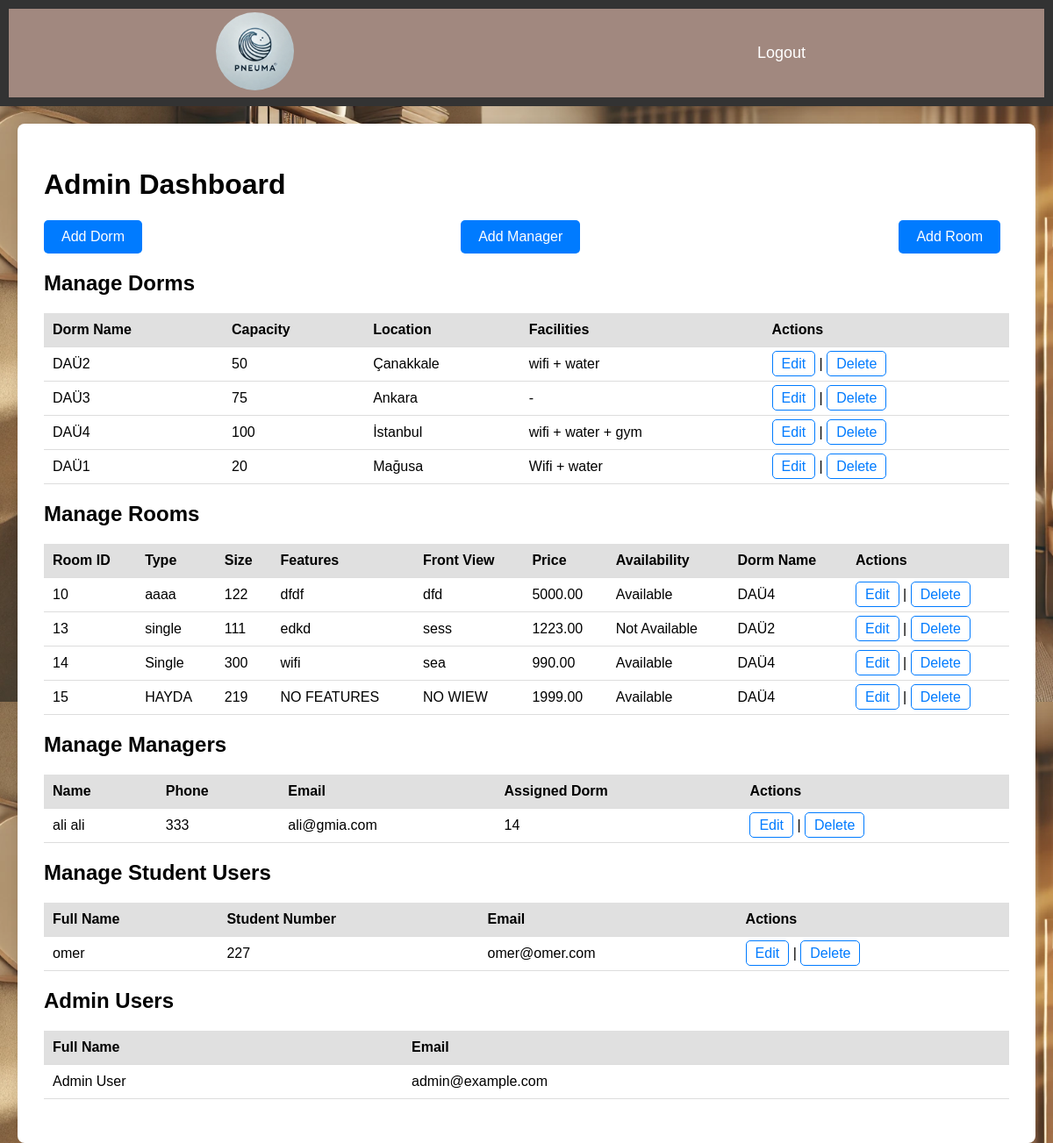
/admin.php (signed in), run on the app's committed database.
### tables this page shows
CREATE TABLE `dorms` (
  `dorm_id` int(11) NOT NULL,
  `dormName` varchar(255) NOT NULL,
  `dormCapacity` int(11) NOT NULL,
  `dormLocation` varchar(255) NOT NULL,
  `dormFacilities` text DEFAULT NULL,
  `image` varchar(255) DEFAULT NULL
);

CREATE TABLE `rooms` (
  `room_id` int(11) NOT NULL,
  `type` varchar(50) NOT NULL,
  `size` int(11) NOT NULL,
  `features` text NOT NULL,
  `front_view` varchar(100) NOT NULL,
  `price` decimal(10,2) NOT NULL,
  `availability` enum('Available','Not Available') DEFAULT 'Available',
  `dorm_id` int(11) NOT NULL
);

CREATE TABLE `managers` (
  `manager_id` int(11) NOT NULL,
  `username` varchar(100) NOT NULL,
  `name` varchar(100) NOT NULL,
  `surname` varchar(100) NOT NULL,
  `dorm_id` int(11) DEFAULT NULL,
  `phone` varchar(15) DEFAULT NULL,
  `email` varchar(100) NOT NULL,
  `password` varchar(255) NOT NULL
);

CREATE TABLE `user` (
  `id` int(11) NOT NULL,
  `full_name` varchar(255) NOT NULL,
  `username` varchar(255) NOT NULL,
  `email` varchar(255) NOT NULL,
  `password` varchar(255) NOT NULL,
  `role` enum('student','admin') NOT NULL DEFAULT 'student',
  `student_number` varchar(50) NOT NULL
);

### admin.php (the view, shortened to what this page needs)
<?php
require 'connect.php';
$dormQuery = "SELECT * FROM dorms";
$dormResult = mysqli_query($conn, $dormQuery);
$managerQuery = "SELECT * FROM managers";
$managerResult = mysqli_query($conn, $managerQuery);
$adminQuery = "SELECT * FROM user WHERE role = 'admin'";
$adminResult = mysqli_query($conn, $adminQuery);
$studentQuery = "SELECT * FROM user WHERE role = 'student'";
$studentResult = mysqli_query($conn, $studentQuery);
$roomQuery = "SELECT r.*, d.dormName
              FROM rooms r
              JOIN dorms d ON r.dorm_id = d.dorm_id";
$roomResult = mysqli_query($conn, $roomQuery);
?>
<!DOCTYPE html>
<html lang="en">
<head>
    <link rel="stylesheet" href="style.css">
</head>
<body id="background">
<header class="navigator">
    <ul>
        <li><img src="img/logo.jpeg" alt="Logo"></li>
        <li><a href="logout.php">Logout</a></li>
    </ul>
</header>
    <div id="adminDiv">
        <h1 class="text-center">Admin Dashboard</h1>
        <div class="button-group">
            <a href="dormAdd.php" class="btn">Add Dorm</a>
            <a href="managerForm.php" class="btn">Add Manager</a>
            <a href="addRooms.php" class="btn">Add Room</a>
        </div>
        <h2 class="section-title">Manage Dorms</h2>
        <table class="table">
            <tr>
                <th>Dorm Name</th>
                <th>Capacity</th>
                <th>Location</th>
                <th>Facilities</th>
                <th>Actions</th>
            </tr>
            <?php while ($row = mysqli_fetch_assoc($dormResult)) { ?>
                <tr>
                    <td><?php echo isset($row['dormName']) ? $row['dormName'] : 'N/A'; ?></td>
                    <td><?php echo isset($row['dormCapacity']) ? $row['dormCapacity'] : 'N/A'; ?></td>
                    <td><?php echo isset($row['dormLocation']) ? $row['dormLocation'] : 'N/A'; ?></td>
                    <td><?php echo isset($row['dormFacilities']) ? $row['dormFacilities'] : 'N/A'; ?></td>
                    <td><a href="editDorm.php?id=<?php echo $row['dorm_id']; ?>" class="action-btn">Edit</a> | <a href="deleteDorm.php?id=<?php echo $row['dorm_id']; ?>" class="action-btn">Delete</a></td>
                </tr>
            <?php } ?>
        </table>
        <h2 class="section-title">Manage Rooms</h2>
        <table class="table">
            <tr>
                <th>Room ID</th>
                <th>Type</th>
                <th>Size</th>
                <th>Features</th>
                <th>Front View</th>
                <th>Price</th>
                <th>Availability</th>
                <th>Dorm Name</th>
                <th>Actions</th>
            </tr>
            <?php while ($row = mysqli_fetch_assoc($roomResult)) { ?>
                <tr>
                    <td><?php echo $row['room_id']; ?></td>
                    <td><?php echo $row['type']; ?></td>
                    <td><?php echo $row['size']; ?></td>
                    <td><?php echo $row['features']; ?></td>
                    <td><?php echo $row['front_view']; ?></td>
                    <td><?php echo $row['price']; ?></td>
                    <td><?php echo $row['availability']; ?></td>
                    <td><?php echo $row['dormName']; ?></td>
                    <td>
                        <a href="editRoom.php?room_id=<?php echo $row['room_id']; ?>" class="action-btn">Edit</a> |
                        <a href="deleteRoom.php?room_id=<?php echo $row['room_id']; ?>" class="action-btn">Delete</a>
                    </td>
                </tr>
            <?php } ?>
        </table>
        <h2 class="section-title">Manage Managers</h2>
        <table class="table">
            <tr>
                <th>Name</th>
                <th>Phone</th>
                <th>Email</th>
                <th>Assigned Dorm</th>
                <th>Actions</th>
            </tr>
            <?php while ($row = mysqli_fetch_assoc($managerResult)) { ?>
                <tr>
                    <td><?php echo isset($row['name']) ? $row['name'] : 'N/A'; ?> <?php echo isset($row['surname']) ? $row['surname'] : 'N/A'; ?></td>
                    <td><?php echo isset($row['phone']) ? $row['phone'] : 'N/A'; ?></td>
                    <td><?php echo isset($row['email']) ? $row['email'] : 'N/A'; ?></td>
                    <td><?php echo isset($row['dorm_id']) ? $row['dorm_id'] : 'N/A'; ?></td>
                    <td><a href="editManager.php?id=<?php echo $row['manager_id']; ?>" class="action-btn">Edit</a> | <a href="deleteManager.php?id=<?php echo $row['manager_id']; ?>" class="action-btn">Delete</a></td>
                </tr>
            <?php } ?>
        </table>
        <h2 class="section-title">Manage Student Users</h2>
        <table class="table">
            <tr>
                <th>Full Name</th>
                <th>Student Number</th>
                <th>Email</th>
                <th>Actions</th>
            </tr>
            <?php while ($row = mysqli_fetch_assoc($studentResult)) { ?>
                <tr>
                    <td><?php echo isset($row['full_name']) ? $row['full_name'] : 'N/A'; ?></td>
                    <td><?php echo isset($row['student_number']) ? $row['student_number'] : 'N/A'; ?></td>
                    <td><?php echo isset($row['email']) ? $row['email'] : 'N/A'; ?></td>
                    <td><a href="editUser.php?id=<?php echo $row['student_number']; ?>" class="action-btn">Edit</a> | <a href="deleteUser.php?id=<?php echo $row['student_number']; ?>" class="action-btn">Delete</a></td>
                </tr>
            <?php } ?>
        </table>
        <h2 class="section-title">Admin Users</h2>
        <table class="table">
            <tr>
                <th>Full Name</th>
                <th>Email</th>
            </tr>
            <?php while ($row = mysqli_fetch_assoc($adminResult)) { ?>
                <tr>
                    <td><?php echo isset($row['full_name']) ? $row['full_name'] : 'N/A'; ?></td>
                    <td><?php echo isset($row['email']) ? $row['email'] : 'N/A'; ?></td>
                </tr>
            <?php } ?>
        </table>
    </div>
</body>
</html>

### style.css (style rules this page uses)
body { font-family: Arial, sans-serif; }
#background { background-image: url('img/backgroundAdmin.jpeg'); background-size: cover; background-position: center; margin: 0; padding: 0; height: 100vh; width: 100%; }
.navigator ul { list-style-type: none; margin: 0; padding: 0; display: flex; align-items: center; overflow: hidden; background-color: #A1887F; justify-content: space-around; }
.navigator li { margin: 0; padding: 0; }
.navigator li img { border-radius: 50%; width: 89px; height: 89px; margin-right: 20px; }
.navigator li a { display: block; color: white; text-align: center; padding: 40px 16px; text-decoration: none; font-family: Arial, sans-serif; font-size: 16px; }
.button-group { display: flex; justify-content: space-between; }

### admin.php (style rules this page uses)
body { font-family: Arial, sans-serif; background-color: #f4f4f4; margin: 0; padding: 0; }
.navigator { background-color: #333; padding: 10px; }
.navigator ul { list-style: none; margin: 0; padding: 0; text-align: center; }
.navigator ul li { display: inline; margin-right: 20px; }
.navigator ul li a { color: white; text-decoration: none; font-size: 18px; }
#adminDiv { margin: 20px; padding: 30px; background-color: #fff; border-radius: 8px; box-shadow: 0 0 10px rgba(0, 0, 0, 0.1); }
.section-title { font-size: 24px; margin-bottom: 20px; }
.table { width: 100%; border-collapse: collapse; margin-bottom: 20px; }
.table th, .table td { padding: 10px; text-align: left; border-bottom: 1px solid #ddd; }
.table th { background-color: #e0e0e0; }
.action-btn { text-decoration: none; color: #007BFF; padding: 5px 10px; border: 1px solid #007BFF; border-radius: 5px; }
.button-group a { text-decoration: none; color: white; background-color: #007BFF; padding: 10px 20px; border-radius: 5px; margin-right: 10px; }

### data on the page
dorms: dormName "DAÜ2", dormCapacity "50", dormLocation "Çanakkale", dormFacilities "wifi + water"
dorms: dormName "DAÜ3", dormCapacity "75", dormLocation "Ankara", dormFacilities "-"
dorms: dormName "DAÜ4", dormCapacity "100", dormLocation "İstanbul", dormFacilities "wifi + water + gym"
dorms: dormName "DAÜ1", dormCapacity "20", dormLocation "Mağusa", dormFacilities "Wifi + water"
rooms: room_id "10", type "aaaa", size "122", features "dfdf", front_view "dfd", price "5000.00", availability "Available", dorm.dormName "DAÜ4"
rooms: room_id "13", type "single", size "111", features "edkd", front_view "sess", price "1223.00", availability "Not Available", dorm.dormName "DAÜ2"
rooms: room_id "14", type "Single", size "300", features "wifi", front_view "sea", price "990.00", availability "Available", dorm.dormName "DAÜ4"
rooms: room_id "15", type "HAYDA", size "219", features "NO FEATURES", front_view "NO WIEW", price "1999.00", availability "Available", dorm.dormName "DAÜ4"
managers: name "ali", surname "ali", phone "333", email "ali@gmia.com", dorm "14"
user: full_name "omer", student_number "227", email "omer@omer.com"
user: full_name "Admin User", email "admin@example.com"
